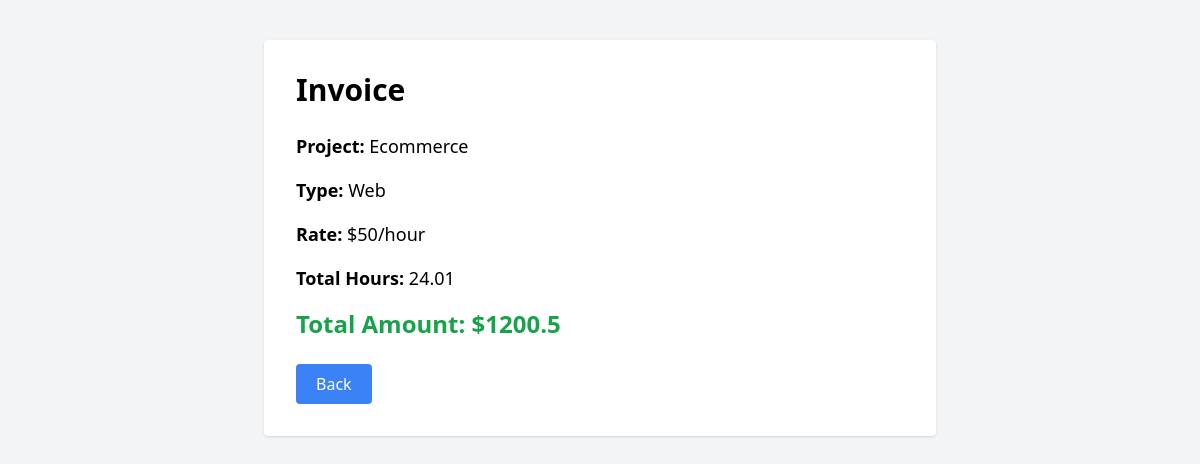
Page /invoice/1 (signed in) on the committed database.
### tables this page shows
CREATE TABLE projects(
        id INTEGER PRIMARY KEY AUTOINCREMENT,
        name TEXT,
        type TEXT,
        rate INTEGER,
        status TEXT,
        user_id INTEGER
    , created_at TIMESTAMP, deadline TEXT, description TEXT);

### app.py (the view)
@app.route("/invoice/<int:project_id>")
@freelancer_required
def invoice(project_id):
    user_id = session["user_id"]
    conn = get_db_connection()
    project = conn.execute(
        "SELECT * FROM projects WHERE id=? AND user_id=?",
        (project_id, user_id)
    ).fetchone()
    if not project:
        close_db_connection(conn)
        return "Project not found", 404
    total_hours_result = conn.execute(
        "SELECT IFNULL(SUM(hours), 0) as total FROM time_logs WHERE project_id=? AND user_id=?",
        (project_id, user_id)
    ).fetchone()
    total_hours = float(total_hours_result["total"] or 0)
    total_amount = total_hours * float(project["rate"])
    close_db_connection(conn)
    return render_template(
        "invoice.html",
        project=project,
        hours=total_hours,
        total=total_amount
    )

### app.py (called while the page is built)
def freelancer_required(f):
    @wraps(f)
    def decorated_function(*args, **kwargs):
        if "user_id" not in session:
            return redirect("/login")
        if session.get("role") != "freelancer":
            return "Access Denied", 403
        return f(*args, **kwargs)
    return decorated_function

### database.py (called while the page is built)
def get_db_connection():
    conn = sqlite3.connect(DATABASE_PATH)
    conn.row_factory = sqlite3.Row
    return conn

def close_db_connection(conn):
    if conn:
        conn.close()

### templates/invoice.html (shortened to what this page needs)
<!DOCTYPE html>
<html>
<head>
    <script src="https://cdn.tailwindcss.com"></script>
</head>
<body class="bg-gray-100 p-10">
<div class="max-w-2xl mx-auto bg-white p-8 rounded shadow">
    <h1 class="text-3xl font-bold mb-6">
        Invoice
    </h1>
    <div class="space-y-4 text-lg">
        <p>
            <strong>Project:</strong>
            {{ project.name }}
        </p>
        <p>
            <strong>Type:</strong>
            {{ project.type }}
        </p>
        <p>
            <strong>Rate:</strong>
            ${{ project.rate }}/hour
        </p>
        <p>
            <strong>Total Hours:</strong>
            {{ hours }}
        </p>
        <p class="text-2xl font-bold text-green-600">
            Total Amount: ${{ total }}
        </p>
    </div>
    <a href="/projects"
       class="mt-6 inline-block bg-blue-500 text-white px-5 py-2 rounded">
        Back
    </a>
</div>
</body>
</html>

### rows in the picture
projects: name "Ecommerce", type "Web", rate "50"

### other values in the picture
{{ hours }} "24.01"
{{ total }} "1200.5"
